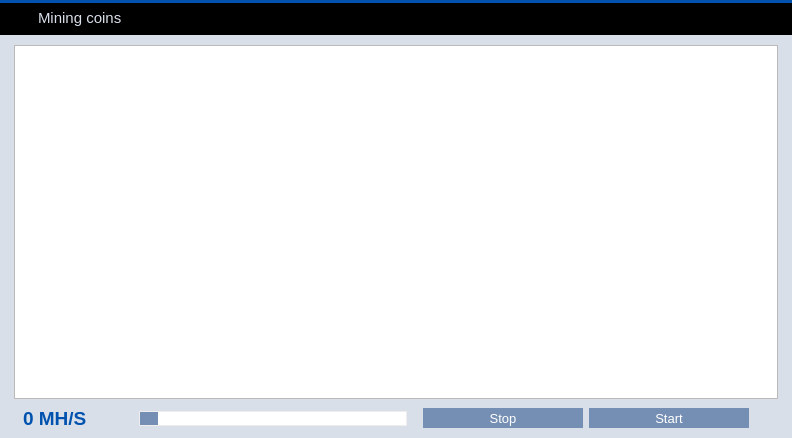
<?xml version="1.0" encoding="UTF-8"?>
<ui version="4.0">
 <class>MiningPage</class>
 <widget class="QWidget" name="MiningPage">
  <property name="geometry">
   <rect>
    <x>0</x>
    <y>0</y>
    <width>792</width>
    <height>438</height>
   </rect>
  </property>
  <property name="palette">
   <palette>
    <active>
     <colorrole role="Button">
      <brush brushstyle="SolidPattern">
       <color alpha="255">
        <red>233</red>
        <green>217</green>
        <blue>216</blue>
       </color>
      </brush>
     </colorrole>
     <colorrole role="Base">
      <brush brushstyle="SolidPattern">
       <color alpha="255">
        <red>233</red>
        <green>217</green>
        <blue>216</blue>
       </color>
      </brush>
     </colorrole>
     <colorrole role="Window">
      <brush brushstyle="SolidPattern">
       <color alpha="255">
        <red>233</red>
        <green>217</green>
        <blue>216</blue>
       </color>
      </brush>
     </colorrole>
     <colorrole role="Highlight">
      <brush brushstyle="SolidPattern">
       <color alpha="255">
        <red>235</red>
        <green>235</green>
        <blue>235</blue>
       </color>
      </brush>
     </colorrole>
     <colorrole role="HighlightedText">
      <brush brushstyle="SolidPattern">
       <color alpha="255">
        <red>171</red>
        <green>127</green>
        <blue>130</blue>
       </color>
      </brush>
     </colorrole>
    </active>
    <inactive>
     <colorrole role="Button">
      <brush brushstyle="SolidPattern">
       <color alpha="255">
        <red>233</red>
        <green>217</green>
        <blue>216</blue>
       </color>
      </brush>
     </colorrole>
     <colorrole role="Base">
      <brush brushstyle="SolidPattern">
       <color alpha="255">
        <red>233</red>
        <green>217</green>
        <blue>216</blue>
       </color>
      </brush>
     </colorrole>
     <colorrole role="Window">
      <brush brushstyle="SolidPattern">
       <color alpha="255">
        <red>233</red>
        <green>217</green>
        <blue>216</blue>
       </color>
      </brush>
     </colorrole>
     <colorrole role="Highlight">
      <brush brushstyle="SolidPattern">
       <color alpha="255">
        <red>235</red>
        <green>235</green>
        <blue>235</blue>
       </color>
      </brush>
     </colorrole>
     <colorrole role="HighlightedText">
      <brush brushstyle="SolidPattern">
       <color alpha="255">
        <red>171</red>
        <green>127</green>
        <blue>130</blue>
       </color>
      </brush>
     </colorrole>
    </inactive>
    <disabled>
     <colorrole role="Button">
      <brush brushstyle="SolidPattern">
       <color alpha="255">
        <red>233</red>
        <green>217</green>
        <blue>216</blue>
       </color>
      </brush>
     </colorrole>
     <colorrole role="Base">
      <brush brushstyle="SolidPattern">
       <color alpha="255">
        <red>233</red>
        <green>217</green>
        <blue>216</blue>
       </color>
      </brush>
     </colorrole>
     <colorrole role="Window">
      <brush brushstyle="SolidPattern">
       <color alpha="255">
        <red>233</red>
        <green>217</green>
        <blue>216</blue>
       </color>
      </brush>
     </colorrole>
     <colorrole role="Highlight">
      <brush brushstyle="SolidPattern">
       <color alpha="255">
        <red>240</red>
        <green>240</green>
        <blue>240</blue>
       </color>
      </brush>
     </colorrole>
     <colorrole role="HighlightedText">
      <brush brushstyle="SolidPattern">
       <color alpha="255">
        <red>171</red>
        <green>127</green>
        <blue>130</blue>
       </color>
      </brush>
     </colorrole>
    </disabled>
   </palette>
  </property>
  <property name="windowTitle">
   <string>Form</string>
  </property>
  <property name="styleSheet">
   <string notr="true"/>
  </property>
  <layout class="QVBoxLayout" name="verticalLayout">
   <property name="spacing">
    <number>0</number>
   </property>
   <property name="leftMargin">
    <number>0</number>
   </property>
   <property name="topMargin">
    <number>0</number>
   </property>
   <property name="rightMargin">
    <number>0</number>
   </property>
   <property name="bottomMargin">
    <number>0</number>
   </property>
   <item>
    <widget class="Line" name="lineBefore">
     <property name="styleSheet">
      <string notr="true">background-color: #0052AE;</string>
     </property>
     <property name="frameShadow">
      <enum>QFrame::Raised</enum>
     </property>
     <property name="lineWidth">
      <number>0</number>
     </property>
     <property name="orientation">
      <enum>Qt::Horizontal</enum>
     </property>
    </widget>
   </item>
   <item>
    <widget class="QWidget" name="wHeader" native="true">
     <property name="minimumSize">
      <size>
       <width>0</width>
       <height>32</height>
      </size>
     </property>
     <property name="maximumSize">
      <size>
       <width>16777215</width>
       <height>32</height>
      </size>
     </property>
     <property name="styleSheet">
      <string notr="true">#wHeader {
	background-color: black;
}</string>
     </property>
     <property name="is_header" stdset="0">
      <bool>true</bool>
     </property>
     <widget class="QLabel" name="label_37">
      <property name="geometry">
       <rect>
        <x>13</x>
        <y>1</y>
        <width>30</width>
        <height>30</height>
       </rect>
      </property>
      <property name="sizePolicy">
       <sizepolicy hsizetype="Preferred" vsizetype="Preferred">
        <horstretch>0</horstretch>
        <verstretch>0</verstretch>
       </sizepolicy>
      </property>
      <property name="minimumSize">
       <size>
        <width>30</width>
        <height>30</height>
       </size>
      </property>
      <property name="maximumSize">
       <size>
        <width>30</width>
        <height>30</height>
       </size>
      </property>
      <property name="text">
       <string/>
      </property>
      <property name="pixmap">
       <pixmap>:/res/mining_title.png</pixmap>
      </property>
     </widget>
     <widget class="QLabel" name="label_38">
      <property name="geometry">
       <rect>
        <x>38</x>
        <y>6</y>
        <width>94</width>
        <height>18</height>
       </rect>
      </property>
      <property name="font">
       <font>
        <pointsize>11</pointsize>
        <stylestrategy>PreferAntialias</stylestrategy>
       </font>
      </property>
      <property name="styleSheet">
       <string notr="true">QLabel {
	color: #D8DFE9;
}</string>
      </property>
      <property name="text">
       <string>Mining coins</string>
      </property>
      <property name="buddy">
       <cstring></cstring>
      </property>
     </widget>
    </widget>
   </item>
   <item>
    <widget class="QWidget" name="wContainer" native="true">
     <property name="styleSheet">
      <string notr="true">#wContainer {
	background-color: #D8DFE9;
}</string>
     </property>
     <layout class="QVBoxLayout" name="verticalLayout_2">
      <property name="leftMargin">
       <number>14</number>
      </property>
      <property name="topMargin">
       <number>10</number>
      </property>
      <property name="rightMargin">
       <number>14</number>
      </property>
      <property name="bottomMargin">
       <number>8</number>
      </property>
      <item>
       <widget class="QTextEdit" name="miningLog">
        <property name="minimumSize">
         <size>
          <width>0</width>
          <height>100</height>
         </size>
        </property>
        <property name="palette">
         <palette>
          <active>
           <colorrole role="Button">
            <brush brushstyle="SolidPattern">
             <color alpha="255">
              <red>242</red>
              <green>241</green>
              <blue>240</blue>
             </color>
            </brush>
           </colorrole>
           <colorrole role="Base">
            <brush brushstyle="SolidPattern">
             <color alpha="255">
              <red>255</red>
              <green>255</green>
              <blue>255</blue>
             </color>
            </brush>
           </colorrole>
           <colorrole role="Window">
            <brush brushstyle="SolidPattern">
             <color alpha="255">
              <red>242</red>
              <green>241</green>
              <blue>240</blue>
             </color>
            </brush>
           </colorrole>
          </active>
          <inactive>
           <colorrole role="Button">
            <brush brushstyle="SolidPattern">
             <color alpha="255">
              <red>242</red>
              <green>241</green>
              <blue>240</blue>
             </color>
            </brush>
           </colorrole>
           <colorrole role="Base">
            <brush brushstyle="SolidPattern">
             <color alpha="255">
              <red>255</red>
              <green>255</green>
              <blue>255</blue>
             </color>
            </brush>
           </colorrole>
           <colorrole role="Window">
            <brush brushstyle="SolidPattern">
             <color alpha="255">
              <red>242</red>
              <green>241</green>
              <blue>240</blue>
             </color>
            </brush>
           </colorrole>
          </inactive>
          <disabled>
           <colorrole role="Button">
            <brush brushstyle="SolidPattern">
             <color alpha="255">
              <red>242</red>
              <green>241</green>
              <blue>240</blue>
             </color>
            </brush>
           </colorrole>
           <colorrole role="Base">
            <brush brushstyle="SolidPattern">
             <color alpha="255">
              <red>242</red>
              <green>241</green>
              <blue>240</blue>
             </color>
            </brush>
           </colorrole>
           <colorrole role="Window">
            <brush brushstyle="SolidPattern">
             <color alpha="255">
              <red>242</red>
              <green>241</green>
              <blue>240</blue>
             </color>
            </brush>
           </colorrole>
          </disabled>
         </palette>
        </property>
        <property name="styleSheet">
         <string notr="true"> QScrollBar:vertical {
     border: 0px solid grey;
     background: white;
     width: 9px;
     margin: 0px 0px 0 0px;
 }
 QScrollBar::handle:vertical {
     background: #D8DFE9;
     min-width: 20px;
 }</string>
        </property>
        <property name="readOnly">
         <bool>true</bool>
        </property>
        <property name="tabKeyNavigation" stdset="0">
         <bool>false</bool>
        </property>
        <property name="columnCount" stdset="0">
         <number>2</number>
        </property>
       </widget>
      </item>
      <item>
       <layout class="QHBoxLayout" name="horizontalLayout">
        <property name="leftMargin">
         <number>9</number>
        </property>
        <property name="topMargin">
         <number>2</number>
        </property>
        <property name="rightMargin">
         <number>9</number>
        </property>
        <property name="bottomMargin">
         <number>0</number>
        </property>
        <item>
         <widget class="QLabel" name="lSpeed">
          <property name="sizePolicy">
           <sizepolicy hsizetype="Preferred" vsizetype="Preferred">
            <horstretch>0</horstretch>
            <verstretch>0</verstretch>
           </sizepolicy>
          </property>
          <property name="minimumSize">
           <size>
            <width>110</width>
            <height>0</height>
           </size>
          </property>
          <property name="palette">
           <palette>
            <active>
             <colorrole role="WindowText">
              <brush brushstyle="SolidPattern">
               <color alpha="255">
                <red>0</red>
                <green>82</green>
                <blue>174</blue>
               </color>
              </brush>
             </colorrole>
             <colorrole role="Text">
              <brush brushstyle="SolidPattern">
               <color alpha="255">
                <red>0</red>
                <green>82</green>
                <blue>174</blue>
               </color>
              </brush>
             </colorrole>
             <colorrole role="ButtonText">
              <brush brushstyle="SolidPattern">
               <color alpha="255">
                <red>0</red>
                <green>82</green>
                <blue>174</blue>
               </color>
              </brush>
             </colorrole>
            </active>
            <inactive>
             <colorrole role="WindowText">
              <brush brushstyle="SolidPattern">
               <color alpha="255">
                <red>0</red>
                <green>82</green>
                <blue>174</blue>
               </color>
              </brush>
             </colorrole>
             <colorrole role="Text">
              <brush brushstyle="SolidPattern">
               <color alpha="255">
                <red>0</red>
                <green>82</green>
                <blue>174</blue>
               </color>
              </brush>
             </colorrole>
             <colorrole role="ButtonText">
              <brush brushstyle="SolidPattern">
               <color alpha="255">
                <red>0</red>
                <green>82</green>
                <blue>174</blue>
               </color>
              </brush>
             </colorrole>
            </inactive>
            <disabled>
             <colorrole role="WindowText">
              <brush brushstyle="SolidPattern">
               <color alpha="255">
                <red>0</red>
                <green>82</green>
                <blue>174</blue>
               </color>
              </brush>
             </colorrole>
             <colorrole role="Text">
              <brush brushstyle="SolidPattern">
               <color alpha="255">
                <red>0</red>
                <green>82</green>
                <blue>174</blue>
               </color>
              </brush>
             </colorrole>
             <colorrole role="ButtonText">
              <brush brushstyle="SolidPattern">
               <color alpha="255">
                <red>0</red>
                <green>82</green>
                <blue>174</blue>
               </color>
              </brush>
             </colorrole>
            </disabled>
           </palette>
          </property>
          <property name="font">
           <font>
            <pointsize>14</pointsize>
            <weight>75</weight>
            <bold>true</bold>
            <stylestrategy>PreferAntialias</stylestrategy>
           </font>
          </property>
          <property name="styleSheet">
           <string notr="true">QLabel {
	color: #0052AE;
}</string>
          </property>
          <property name="text">
           <string notr="true">0 MH/S</string>
          </property>
          <property name="wordWrap">
           <bool>false</bool>
          </property>
          <property name="textInteractionFlags">
           <set>Qt::TextSelectableByMouse</set>
          </property>
         </widget>
        </item>
        <item>
         <widget class="QSlider" name="procSlider">
          <property name="enabled">
           <bool>true</bool>
          </property>
          <property name="styleSheet">
           <string notr="true">QSlider::groove {
	border: 1px solid #ededed;
	background-color: white;
	min-height: 20px;
}
QSlider::groove:disabled {
	background-color: #e0e0e0;
}

QSlider::handle {
	border: none;
	background-color: #758EB3;
    width: 18px;
}
QSlider::handle:hover {
	background-color: #0099CC;
}
QSlider::handle:pressed {
	background-color: #0099CC;
}
</string>
          </property>
          <property name="minimum">
           <number>1</number>
          </property>
          <property name="maximum">
           <number>1</number>
          </property>
          <property name="orientation">
           <enum>Qt::Horizontal</enum>
          </property>
         </widget>
        </item>
        <item>
         <spacer name="horizontalSpacer_4">
          <property name="orientation">
           <enum>Qt::Horizontal</enum>
          </property>
          <property name="sizeType">
           <enum>QSizePolicy::Fixed</enum>
          </property>
          <property name="sizeHint" stdset="0">
           <size>
            <width>10</width>
            <height>20</height>
           </size>
          </property>
         </spacer>
        </item>
        <item>
         <widget class="QPushButton" name="bStopMining">
          <property name="font">
           <font>
            <pointsize>10</pointsize>
            <stylestrategy>PreferAntialias</stylestrategy>
           </font>
          </property>
          <property name="styleSheet">
           <string notr="true">QPushButton {
	background-color: #758EB3;
	color: #FFFFFF;
	border: 0px solid gray;
	max-height: 20px;
	min-height: 20px;
	max-width: 160px;
	min-width: 160px;
}

QPushButton:hover {
	background-color: #0099CC;
}

QPushButton:pressed:flat {
	background-color: #9D0B17;
}</string>
          </property>
          <property name="text">
           <string>Stop</string>
          </property>
          <property name="default">
           <bool>false</bool>
          </property>
          <property name="flat">
           <bool>true</bool>
          </property>
         </widget>
        </item>
        <item>
         <widget class="QPushButton" name="bStartMining">
          <property name="font">
           <font>
            <pointsize>10</pointsize>
            <stylestrategy>PreferAntialias</stylestrategy>
           </font>
          </property>
          <property name="styleSheet">
           <string notr="true">QPushButton {
	background-color: #758EB3;
	color: #FFFFFF;
	border: 0px solid gray;
	max-height: 20px;
	min-height: 20px;
	max-width: 160px;
	min-width: 160px;
}

QPushButton:hover {
	background-color: #0099CC;
}

QPushButton:pressed:flat {
	background-color: #9D0B17;
}</string>
          </property>
          <property name="text">
           <string>Start</string>
          </property>
          <property name="default">
           <bool>true</bool>
          </property>
          <property name="flat">
           <bool>true</bool>
          </property>
         </widget>
        </item>
        <item>
         <spacer name="horizontalSpacer_2">
          <property name="orientation">
           <enum>Qt::Horizontal</enum>
          </property>
          <property name="sizeType">
           <enum>QSizePolicy::Fixed</enum>
          </property>
          <property name="sizeHint" stdset="0">
           <size>
            <width>20</width>
            <height>20</height>
           </size>
          </property>
         </spacer>
        </item>
       </layout>
      </item>
     </layout>
    </widget>
   </item>
  </layout>
 </widget>
 <resources/>
 <connections/>
</ui>
